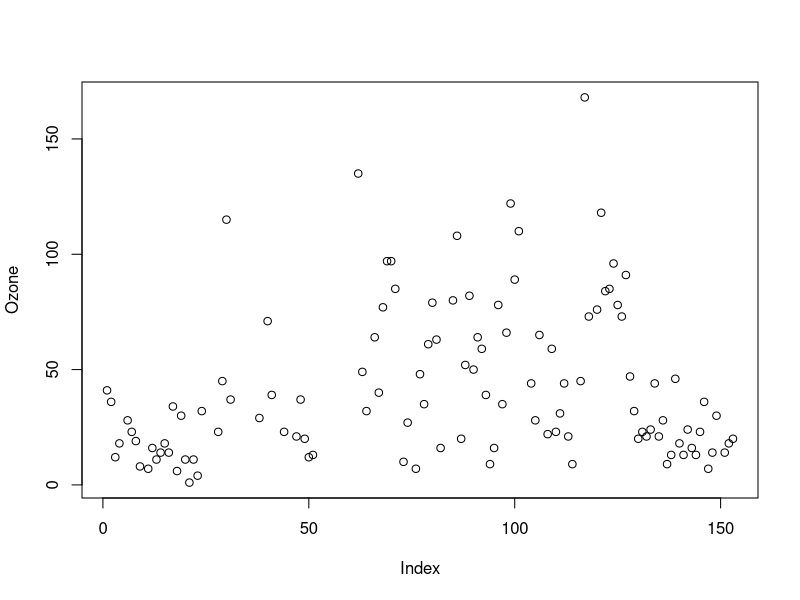
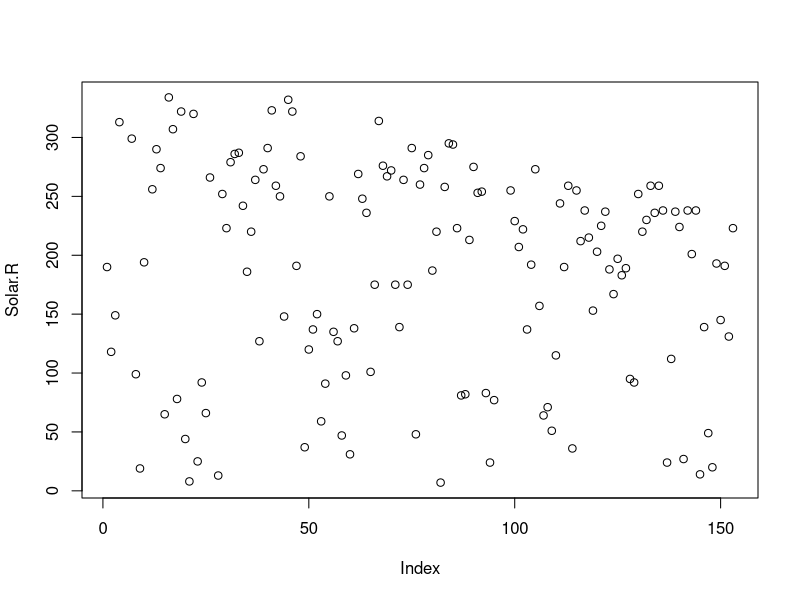
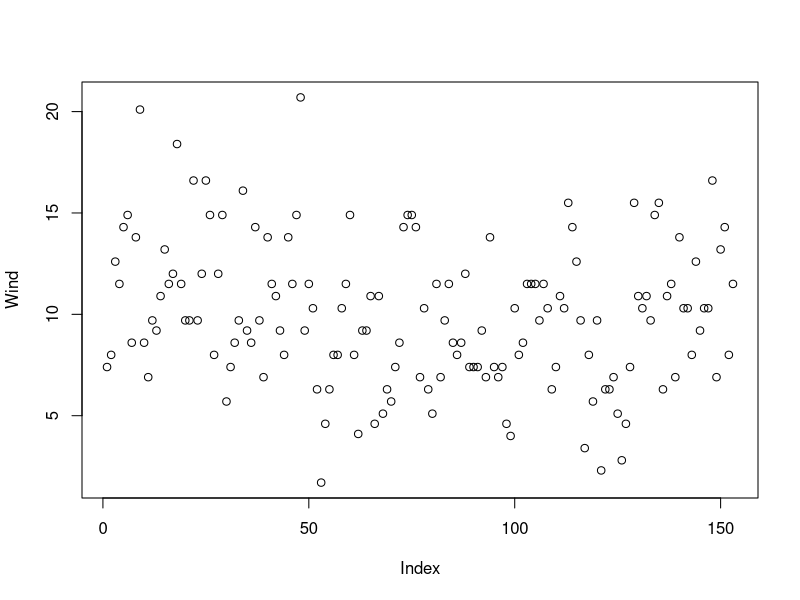
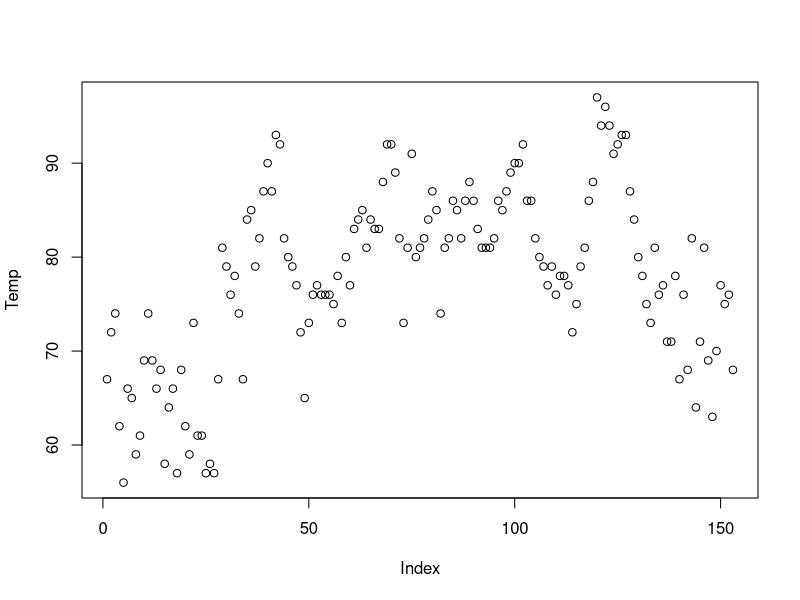
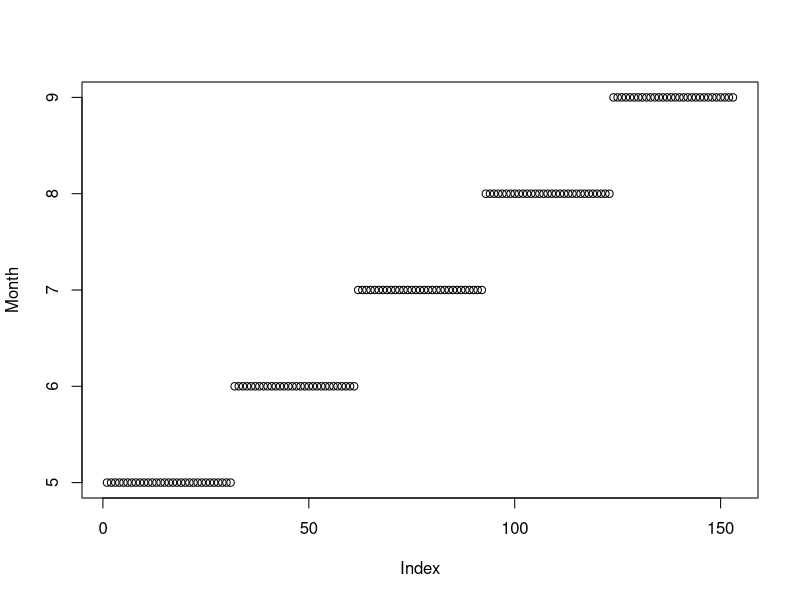
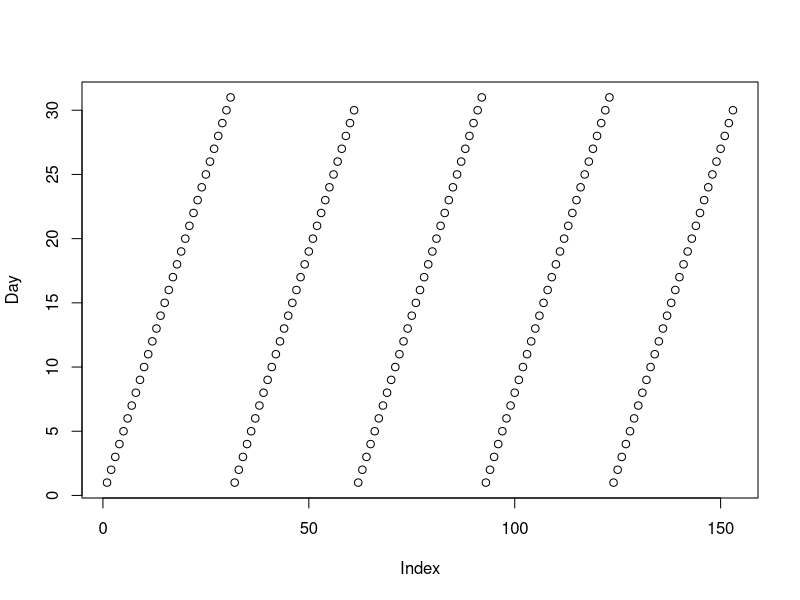
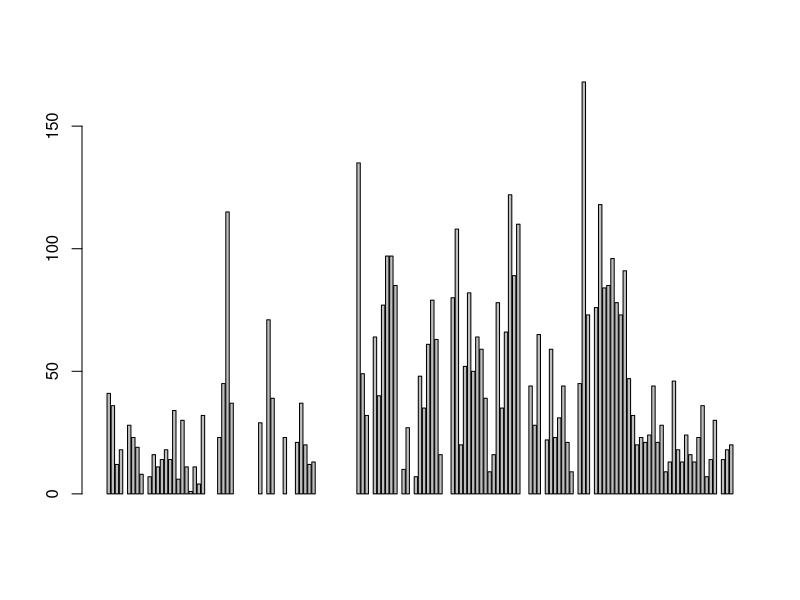
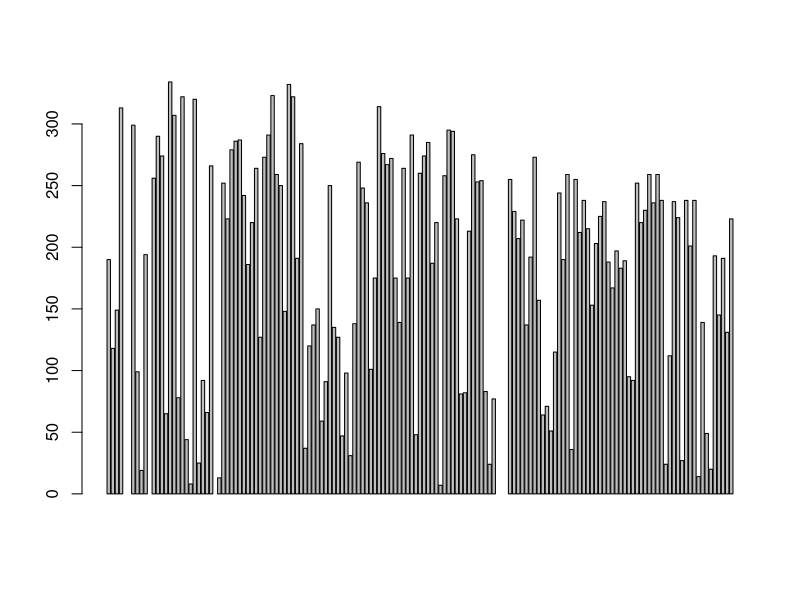

The R script that drew these images, in order:
View(airquality)
print(paste("Ozone ", airquality$Ozone))
print(paste("Solar.R ", airquality$Solar.R))
print(paste("Wind ", airquality$Wind))
print(paste("Temp ", airquality$Temp))
print(paste("Month ", airquality$Month))
print(paste("Day ", airquality$Day))

print(paste("Structure of airquality ", str(airquality)))
print(paste("Numbers of row ", nrow(airquality)))
print(paste("Length ", length(airquality)))

print(paste("Mean of Ozone ", mean(airquality$Ozone)))
print(paste("Mean of Solar.R ", mean(airquality$Solar.R)))
print(paste("Mean of Wind ", mean(airquality$Wind)))
print(paste("Mean of Temp ", mean(airquality$Temp)))
print(paste("Mean of Month ", mean(airquality$Month)))
print(paste("Mean of Day ", mean(airquality$Day)))

print(paste("Median of Ozone ", median(airquality$Ozone)))
print(paste("Median of Solar.R ", median(airquality$Solar.R)))
print(paste("Median of Wind ", median(airquality$Wind)))
print(paste("Median of Temp ", median(airquality$Temp)))
print(paste("Median of Month ", median(airquality$Month)))
print(paste("Median of Day ", median(airquality$Day)))

print(paste("Summary of Ozone ", summary(airquality$Ozone)))
print(paste("Summary of Solar.R ", summary(airquality$Solar.R)))
print(paste("Summary of Wind ", summary(airquality$Wind)))
print(paste("Summary of Temp ", summary(airquality$Temp)))
print(paste("Summary of Month ", summary(airquality$Month)))
print(paste("Summary of Day ", summary(airquality$Day)))

attach(airquality)

print(paste("Head ", head(airquality)))
print(paste("Tail ", tail(airquality)))

print(paste("Sorting Ozone ", sort(Ozone)))
print(paste("Sorting Solar.R ", sort(Solar.R)))
print(paste("Sorting Wind ", sort(Wind)))
print(paste("Sorting Temp ", sort(Temp)))
print(paste("Sorting Month ", sort(Month)))
print(paste("Sorting Day ", sort(Day)))


plot(Ozone)
plot(Solar.R)
plot(Wind)
plot(Temp)
plot(Month)
plot(Day)

barplot(Ozone)
barplot(Solar.R)
barplot(Wind)
barplot(Temp)
barplot(Month)
barplot(Day)

boxplot(Ozone)
boxplot(Solar.R)
boxplot(Wind)
boxplot(Temp)
boxplot(Month)
boxplot(Day)

quantile(Wind)
quantile(Temp)
quantile(Month)
quantile(Day)
